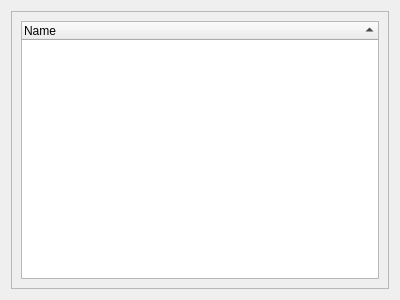
<?xml version="1.0" encoding="UTF-8"?>
<ui version="4.0">
 <class>ReflectionWidget</class>
 <widget class="QWidget" name="ReflectionWidget">
  <property name="geometry">
   <rect>
    <x>0</x>
    <y>0</y>
    <width>400</width>
    <height>300</height>
   </rect>
  </property>
  <property name="windowTitle">
   <string>Reflection</string>
  </property>
  <layout class="QHBoxLayout" name="horizontalLayout">
   <item>
    <widget class="QFrame" name="ReflectionWidgetFrame">
     <property name="frameShape">
      <enum>QFrame::StyledPanel</enum>
     </property>
     <property name="frameShadow">
      <enum>QFrame::Plain</enum>
     </property>
     <layout class="QVBoxLayout" name="verticalLayout_4">
      <item>
       <widget class="QTreeWidget" name="TypeTree">
        <property name="uniformRowHeights">
         <bool>true</bool>
        </property>
        <property name="sortingEnabled">
         <bool>true</bool>
        </property>
        <property name="columnCount">
         <number>1</number>
        </property>
        <column>
         <property name="text">
          <string notr="true">Name</string>
         </property>
        </column>
       </widget>
      </item>
     </layout>
    </widget>
   </item>
  </layout>
 </widget>
 <resources/>
 <connections/>
</ui>
